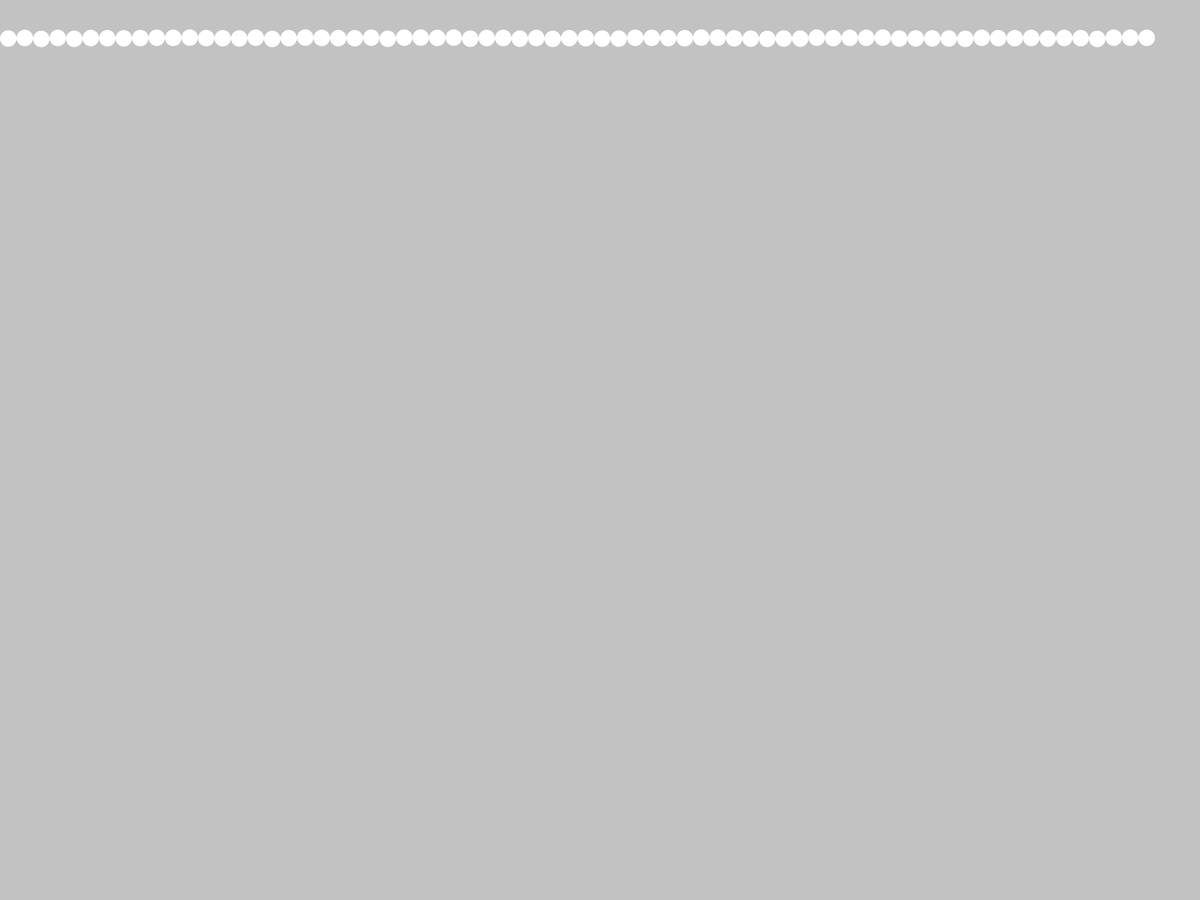
Frame 1 (no input)
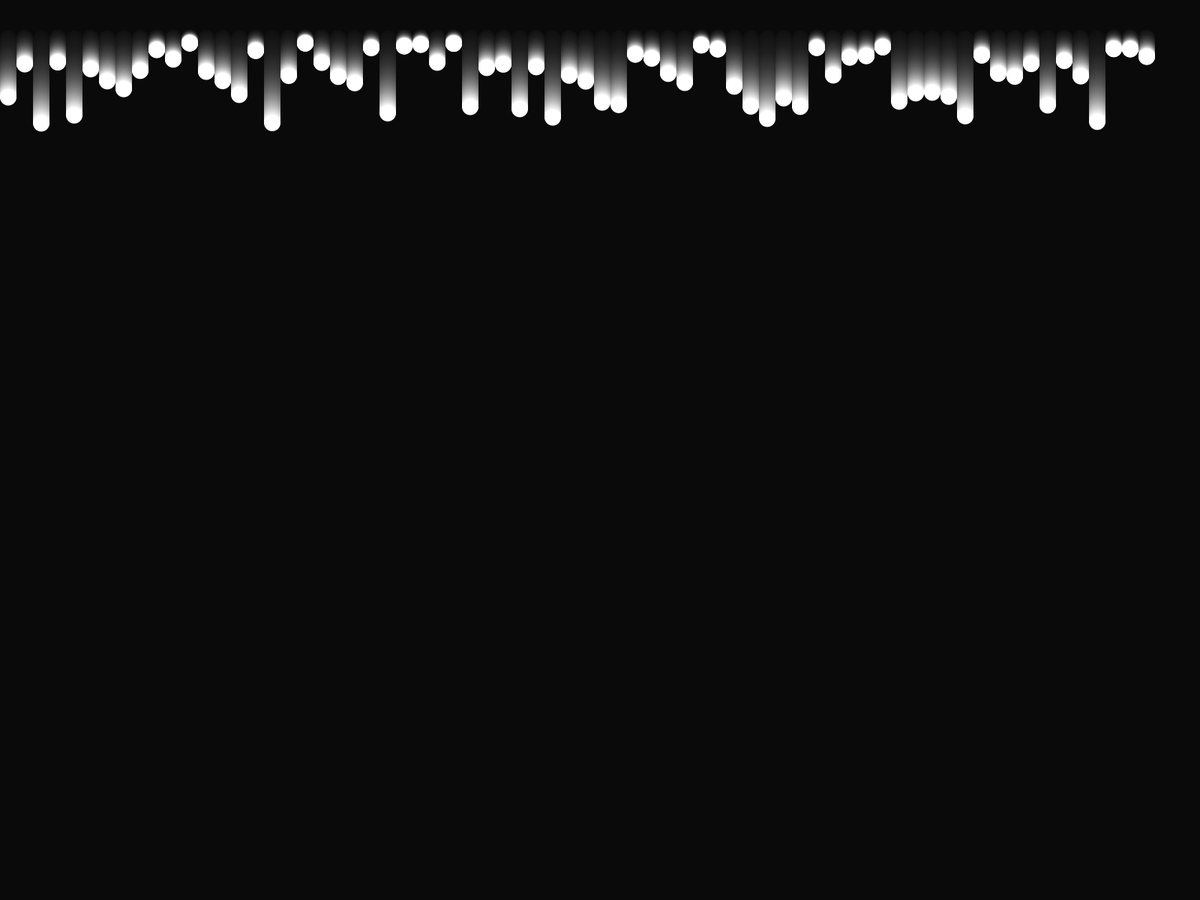
Frame 60 (the mouse pressed at the canvas centre just before this capture)
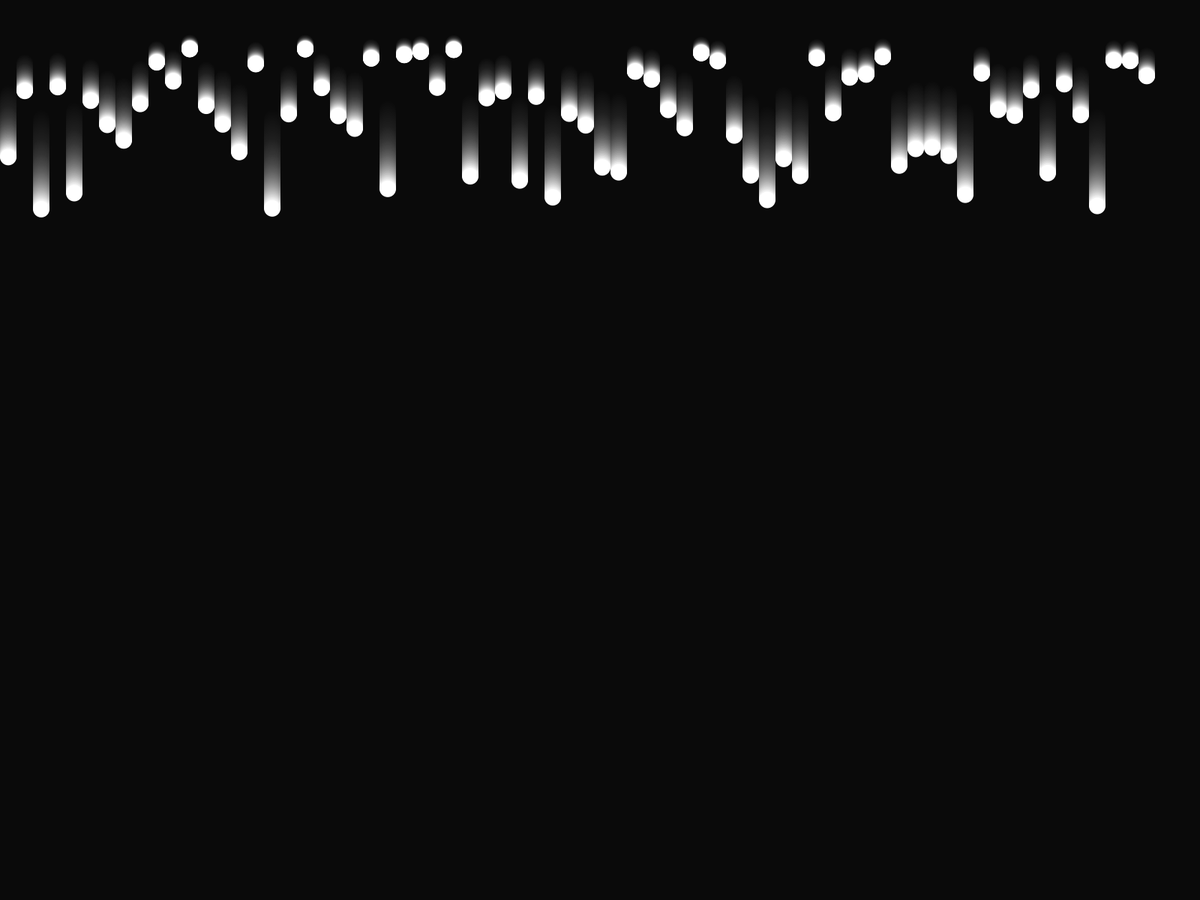
Frame 120 (the mouse held since frame 60 and released just before this capture)

The Processing sketch that drew these frames (run headless with seeded random() and noise(); from frame 60 on, the mouse is pressed at the canvas centre):

// Processing sketch: sketch_74
// ── sketch_74.pde
Spot[] spots;

void setup() {
  // size(700, 100);
  fullScreen();
  int numSpots = 70;
  int dia = width / numSpots;
  spots = new Spot[numSpots];
  for (int i = 0; i < spots.length; i++) {
    float x = dia / 2 + i * dia;
    float rate = random(0.1, 2.0);
    spots[i] = new Spot(x, 50, dia, rate);
  }
  noStroke();
}

void draw() {
  fill(0, 12);
  rect(0, 0, width, height);
  fill(255);
  for (int i = 0; i < spots.length; i++) {
    spots[i].move();
    spots[i].display();
  }
}

class Spot {
  float x, y;
  float diameter;
  float speed;
  int direction = 1;
  
  Spot(float xpos, float ypos, float dia, float sp) {
    x = xpos;
    y = ypos;
    diameter = dia;
    speed = sp;
  }
  
  void move() {
    y += (speed * direction);
    if ((y > (height - diameter / 2)) || (y < diameter / 2)) {
      direction *= -1;
    }
  }
  
  void display() {
    ellipse(x, y, diameter, diameter);
  }
}
